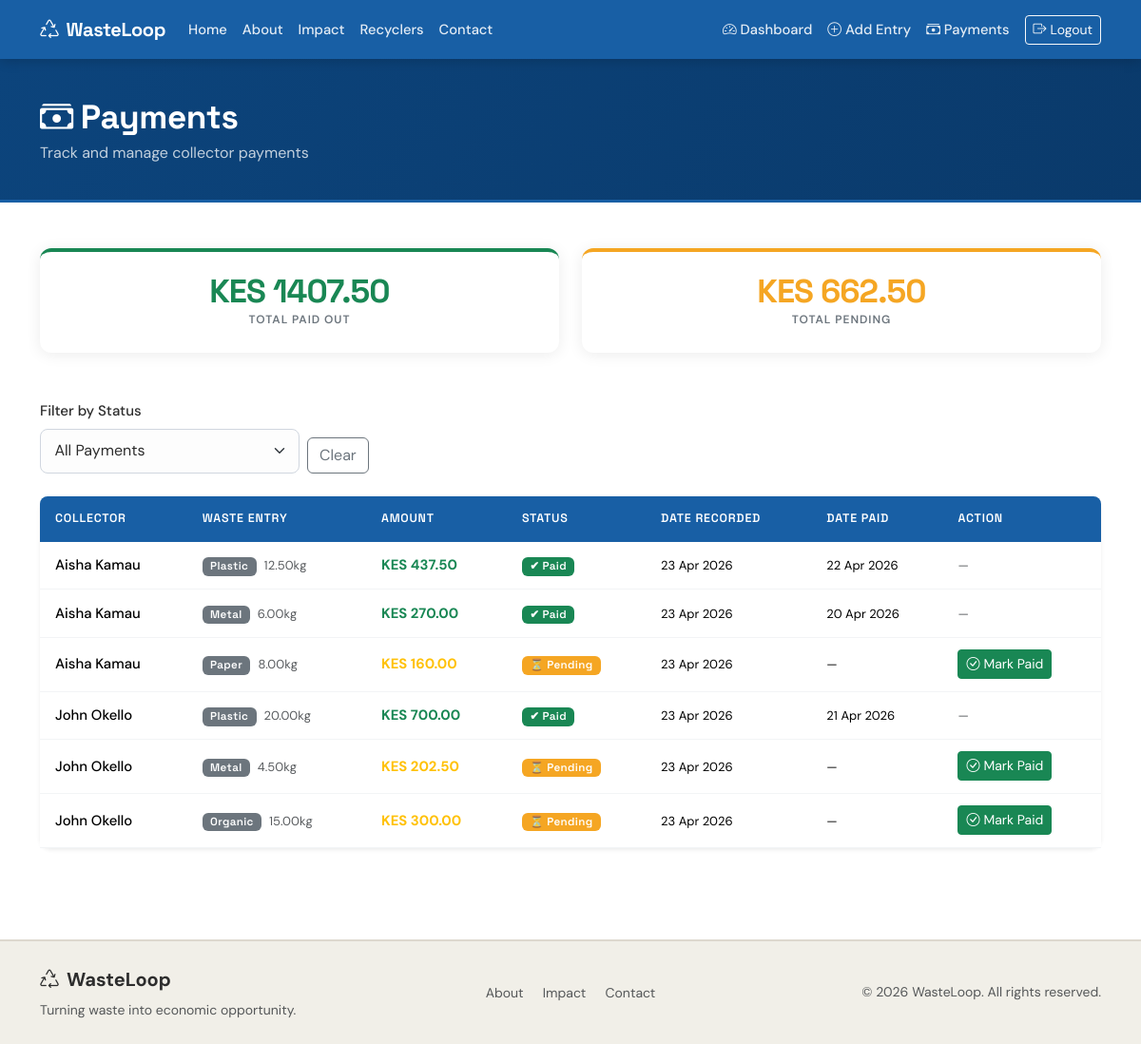
Screenshot of /payments/ (signed in) with the database file from the repository.
### core/models.py (models this page shows, shortened)
class Payment(models.Model):
    STATUS_CHOICES = [
        ('pending', 'Pending'),
        ('paid',    'Paid'),
    ]
    collector     = models.ForeignKey(
                        User,
                        on_delete=models.CASCADE,
                        related_name='payments',
                        limit_choices_to={'role': 'collector'}
                    )
    waste_entry   = models.OneToOneField(
                        WasteEntry,
                        on_delete=models.CASCADE,
                        related_name='payment',
                        null=True, blank=True
                    )
    amount        = models.DecimalField(
                        max_digits=10, decimal_places=2,
                        validators=[MinValueValidator(0)]
                    )
    is_paid       = models.BooleanField(default=False)
    date_recorded = models.DateField(auto_now_add=True)
    date_paid     = models.DateField(null=True, blank=True)
    class Meta:
        ordering = ['-date_recorded']

class User(AbstractUser):
    ROLE_CHOICES = [
        ('collector', 'Collector'),
        ('admin',     'Admin'),
    ]
    role         = models.CharField(max_length=20, choices=ROLE_CHOICES, default='collector')
    phone_number = models.CharField(max_length=20, blank=True)
    location     = models.CharField(max_length=200, blank=True)
    @property
    def is_admin_user(self):
        return self.role == 'admin'

class WasteEntry(models.Model):
    WASTE_TYPE_CHOICES = [
        ('plastic',    'Plastic'),
        ('metal',      'Metal'),
        ('paper',      'Paper'),
        ('glass',      'Glass'),
        ('organic',    'Organic'),
        ('electronic', 'Electronic'),
        ('other',      'Other'),
    ]
    collector        = models.ForeignKey(
                           User,
                           on_delete=models.CASCADE,
                           related_name='waste_entries',
                           limit_choices_to={'role': 'collector'}
                       )
    waste_type       = models.CharField(max_length=50, choices=WASTE_TYPE_CHOICES)
    weight_kg        = models.DecimalField(
                           max_digits=8, decimal_places=2,
                           validators=[MinValueValidator(0.01)]
                       )
    date_collected   = models.DateField()
    verified_by_admin = models.BooleanField(default=False)
    created_at       = models.DateTimeField(auto_now_add=True)
    notes            = models.TextField(blank=True)
    class Meta:
        ordering = ['-date_collected', '-created_at']
        verbose_name = 'Waste Entry'
        verbose_name_plural = 'Waste Entries'

### core/views.py (the view)
    @login_required
    def wrapper(request, *args, **kwargs):
        if not request.user.is_admin_user:
            messages.error(request, 'Access denied — admin only.')
            return redirect('core:dashboard')
        return view_fn(request, *args, **kwargs)

### core/views.py (called while the page is built)
def _admin_required(view_fn):
    @login_required
    def wrapper(request, *args, **kwargs):
        if not request.user.is_admin_user:
            messages.error(request, 'Access denied — admin only.')
            return redirect('core:dashboard')
        return view_fn(request, *args, **kwargs)
    wrapper.__name__ = view_fn.__name__
    return wrapper

@_admin_required
def payments(request):
    qs = Payment.objects.select_related('collector', 'waste_entry').order_by('-date_recorded')
    status_filter = request.GET.get('status', '')
    if status_filter == 'paid':
        qs = qs.filter(is_paid=True)
    elif status_filter == 'pending':
        qs = qs.filter(is_paid=False)
    total_paid    = qs.filter(is_paid=True).aggregate(t=Sum('amount'))['t'] or 0
    total_pending = qs.filter(is_paid=False).aggregate(t=Sum('amount'))['t'] or 0
    paginator     = Paginator(qs, 15)
    payments_page = paginator.get_page(request.GET.get('page', 1))
    return render(request, 'core/payments/payments.html', {
        'payments':       payments_page,
        'total_paid':     total_paid,
        'total_pending':  total_pending,
        'status_filter':  status_filter,
    })

### core/templates/core/payments/payments.html (shortened to what this page needs)
{% extends 'base.html' %}
{% block content %}
<div class="wl-page-header">
  <div class="container">
    <h1><i class="bi bi-cash-stack me-2"></i>Payments</h1>
    <p class="mb-0 opacity-75">Track and manage collector payments</p>
  </div>
</div>
<div class="container py-5">
  <div class="row g-4 mb-5">
    <div class="col-md-6">
      <div class="card wl-stat-card wl-stat-green p-4 text-center">
        <div class="stat-value text-success">KES {{ total_paid|floatformat:2 }}</div>
        <div class="stat-label mt-1">Total Paid Out</div>
      </div>
    </div>
    <div class="col-md-6">
      <div class="card wl-stat-card wl-stat-amber p-4 text-center">
        <div class="stat-value" style="color:#F5A623;">KES {{ total_pending|floatformat:2 }}</div>
        <div class="stat-label mt-1">Total Pending</div>
      </div>
    </div>
  </div>
  <form method="get" class="row g-2 mb-4 align-items-end">
    <div class="col-md-3">
      <label class="form-label small fw-500">Filter by Status</label>
      <select name="status" class="form-select" onchange="this.form.submit()">
        <option value="">All Payments</option>
      </select>
    </div>
    <div class="col-auto">
      <a href="{% url 'core:payments' %}" class="btn btn-outline-secondary">Clear</a>
    </div>
  </form>
  {% if payments.object_list %}
  <div class="card border-0 shadow-sm">
    <div class="table-responsive">
      <table class="table wl-table mb-0">
        <thead>
          <tr><th>Collector</th><th>Waste Entry</th><th>Amount</th><th>Status</th><th>Date Recorded</th><th>Date Paid</th><th>Action</th></tr>
        </thead>
        <tbody>
          {% for payment in payments %}
          <tr>
            <td class="fw-500">{{ payment.collector.get_full_name|default:payment.collector.username }}</td>
            <td>
              {% if payment.waste_entry %}
                <span class="badge bg-secondary">{{ payment.waste_entry.get_waste_type_display }}</span>
                <small class="text-muted ms-1">{{ payment.waste_entry.weight_kg }}kg</small>
              {% else %}—{% endif %}
            </td>
            <td class="fw-bold {% if payment.is_paid %}text-success{% else %}text-warning{% endif %}">
              KES {{ payment.amount|floatformat:2 }}
            </td>
            <td>
              {% if payment.is_paid %}
                <span class="badge bg-success">✔ Paid</span>
              {% else %}
                <span class="badge badge-pending">⏳ Pending</span>
              {% endif %}
            </td>
            <td><small>{{ payment.date_recorded|date:"d M Y" }}</small></td>
            <td><small>{{ payment.date_paid|date:"d M Y"|default:"—" }}</small></td>
            <td>
              {% if not payment.is_paid %}
              <form method="post" action="{% url 'core:mark_paid' payment.pk %}">
                <button type="submit" class="btn btn-sm btn-success">
                  <i class="bi bi-check-circle me-1"></i>Mark Paid
                </button>
              </form>
              {% else %}
                <span class="text-muted small">—</span>
              {% endif %}
            </td>
          </tr>
          {% endfor %}
        </tbody>
      </table>
    </div>
  </div>
  {% else %}
  <div class="card border-0 bg-light p-5 text-center">
    <i class="bi bi-cash text-muted" style="font-size:3rem;"></i>
    <h5 class="mt-3 text-muted">No payments found</h5>
  </div>
  {% endif %}
</div>
{% endblock %}

### static/css/wasteloop.css (style rules this page uses)
:root { --wl-ocean: #185FA5; --wl-navy: #0C447C; --wl-sand: #F1EFE8; --wl-amber: #F5A623; --wl-green: #198754; --wl-text: #2d2d2d; --wl-muted: #6c757d; --wl-border: #e2e6ea; --wl-radius: 12px; --wl-radius-sm: 8px; --wl-shadow: 0 2px 16px rgba(0, 0, 0, 0.08); --wl-shadow-lg: 0 8px 32px rgba(0, 0, 0, 0.12); --wl-transition: 0.18s ease; }
*, *::before, *::after { box-sizing: border-box; }
html { scroll-behavior: smooth; }
body { font-family: 'DM Sans', sans-serif; font-size: 1rem; line-height: 1.65; color: var(--wl-text); background-color: #ffffff; -webkit-font-smoothing: antialiased; }
h1, h2, h3, h4, h5, h6, .navbar-brand, .stat-value, .wl-impact-number { font-family: 'Space Grotesk', sans-serif; letter-spacing: -0.01em; }
h1 { font-weight: 700; }
.fw-500 { font-weight: 500 !important; }
.wl-page-header { background: linear-gradient(120deg, var(--wl-navy) 0%, #0a3a6b 100%); color: #fff; padding: 2.5rem 0 2.2rem; border-bottom: 3px solid var(--wl-ocean); }
.wl-page-header h1 { font-size: clamp(1.6rem, 4vw, 2.2rem); font-weight: 700; margin-bottom: 0.25rem; }
.wl-page-header p { opacity: 0.78; margin-bottom: 0; }
.wl-stat-card { border: none !important; border-radius: var(--wl-radius); box-shadow: var(--wl-shadow); background: #fff; transition: transform 0.2s ease, box-shadow 0.2s ease; }
.wl-stat-green { border-top: 4px solid var(--wl-green) !important; }
.wl-stat-amber { border-top: 4px solid var(--wl-amber) !important; }
.wl-stat-card .stat-value { font-family: 'Space Grotesk', sans-serif; font-size: 2.15rem; font-weight: 700; line-height: 1; letter-spacing: -0.025em; }
.wl-stat-card .stat-label { font-size: 0.75rem; font-weight: 600; text-transform: uppercase; letter-spacing: 0.08em; color: var(--wl-muted); margin-top: 0.4rem; }
.wl-table { font-size: 0.93rem; border-collapse: separate; border-spacing: 0; }
.wl-table thead th { background-color: var(--wl-ocean); color: #fff; font-family: 'Space Grotesk', sans-serif; font-size: 0.78rem; font-weight: 600; text-transform: uppercase; letter-spacing: 0.06em; padding: 0.85rem 1rem; border: none; white-space: nowrap; }
.wl-table thead th:first-child { border-radius: var(--wl-radius-sm) 0 0 0; }
.wl-table thead th:last-child { border-radius: 0 var(--wl-radius-sm) 0 0; }
.wl-table tbody td { padding: 0.78rem 1rem; vertical-align: middle; border-color: #f2f4f6; }
.wl-table tbody tr { transition: background-color 0.12s; }
.wl-form-card .form-label, .form-label.fw-500 { font-weight: 500; font-size: 0.94rem; margin-bottom: 0.38rem; color: var(--wl-text); }
.form-control, .form-select { border: 1.5px solid #d0d6df; border-radius: var(--wl-radius-sm); padding: 0.65rem 0.9rem; font-size: 1rem; color: var(--wl-text); background-color: #fdfdfd; transition: border-color var(--wl-transition), box-shadow var(--wl-transition); }
.badge { font-family: 'Space Grotesk', sans-serif; font-weight: 600; letter-spacing: 0.03em; padding: 0.35em 0.72em; border-radius: 6px; font-size: 0.78em; }
.badge-pending { background-color: var(--wl-amber) !important; color: #fff; }
.card { border-radius: var(--wl-radius); }

### rows the page displays
Payment: collector.get_full_name "Aisha Kamau", waste_entry.waste_type "Plastic", waste_entry.weight_kg "12.50", amount "437.50", is_paid "✔ Paid", date_recorded "23 Apr 2026", date_paid "22 Apr 2026"
Payment: collector.get_full_name "Aisha Kamau", waste_entry.waste_type "Metal", waste_entry.weight_kg "6.00", amount "270.00", is_paid "✔ Paid", date_recorded "23 Apr 2026", date_paid "20 Apr 2026"
Payment: collector.get_full_name "Aisha Kamau", waste_entry.waste_type "Paper", waste_entry.weight_kg "8.00", amount "160.00", is_paid "⏳ Pending", date_recorded "23 Apr 2026", date_paid "—"
Payment: collector.get_full_name "John Okello", waste_entry.waste_type "Plastic", waste_entry.weight_kg "20.00", amount "700.00", is_paid "✔ Paid", date_recorded "23 Apr 2026", date_paid "21 Apr 2026"
Payment: collector.get_full_name "John Okello", waste_entry.waste_type "Metal", waste_entry.weight_kg "4.50", amount "202.50", is_paid "⏳ Pending", date_recorded "23 Apr 2026", date_paid "—"
Payment: collector.get_full_name "John Okello", waste_entry.waste_type "Organic", waste_entry.weight_kg "15.00", amount "300.00", is_paid "⏳ Pending", date_recorded "23 Apr 2026", date_paid "—"

### other values shown
{{ total_paid|floatformat:2 }} "1407.50"
{{ total_pending|floatformat:2 }} "662.50"
